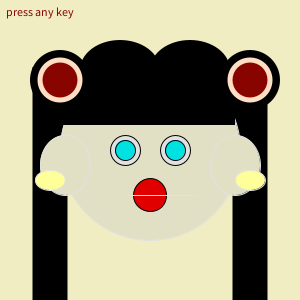
Frame 1 (no input)
Frame 60 (the mouse pressed at the canvas centre just before this capture): identical to frame 1, image omitted
Frame 120 (the mouse held since frame 60 and released just before this capture): identical to frame 1, image omitted

The Processing sketch that drew this single still picture (run headless with seeded random() and noise(); from frame 60 on, the mouse is pressed at the canvas centre):

// Processing sketch: processing_135390
// ── processing_135390.pde

boolean flipFlop = false;
String keyPrompt = "press any key";
float eyeBallDiam[] = { 20, 40};
float pupilDiam[] = { 5, 20};
float eyeBrowLoc[] = {60, 5};
float mouthWidth[] = {40, 33};
float headWidth[] = {125, 200};
float headHeight[] = {175, 225};
float hairColor[] = { 0, 255, 0, 255, 0, 255};
float _hairColorR = 0;
float _hairColorG = 0;
float _hairColorB = 0;
float _eyeBallDiam = 30;
float _pupilDiam = 15;
float _eyeBrowLoc = 5;
float _mouthWidth = 33;
float _headWidth = 150;
float _headHeight = 200;





void setup() {
  size(300, 300);
  background(44, 200, 250);
  textSize(12);
}
void draw() {
  makeFace();
  smooth();
  text(keyPrompt, -145, -135);
}

void keyPressed() {
  _eyeBallDiam = random(eyeBallDiam[0], eyeBallDiam[1]);
  _pupilDiam = random(pupilDiam[0], pupilDiam[1]);
  _eyeBrowLoc = random(eyeBrowLoc[0], eyeBrowLoc[1]);
  _mouthWidth = random(mouthWidth[0], mouthWidth[1]);
  _headWidth = random(headWidth[0], headWidth[1]);
  _headHeight = random(headHeight[0], headHeight[1]);
  _hairColorR = random(hairColor[0], hairColor[1]);
  _hairColorG = random(hairColor[2], hairColor[3]);
  _hairColorB = random(hairColor[4], hairColor[5]);


  keyPrompt = ("");
}


//myfunction

void makeFace() {
  background(240, 237, 194);
  noStroke();
  rectMode(CENTER);
  // this is important - changes zero location for all future coordinates
  translate(150, 150);


  //tails
  fill(_hairColorR, _hairColorG, _hairColorB);
  //fill(225, 225, 0);
  rect(width/3, height/9, 35, 250);
  rect(-width/3, height/7, 35, 250);

  //face
  fill(225, 223, 196);
  stroke(225);
  ellipse(0, 0, 180, 180);
  


  //rectMode(CENTER);
  //fill(30,200,30);
  //noStroke();
  //rect(0,0, 200, 150);



  //eyes
  fill(225);
  stroke(0);
  ellipse(-25, 0, _eyeBallDiam, _eyeBallDiam);
  ellipse(25, 0, _eyeBallDiam, _eyeBallDiam);
  fill(0, 225, 225);
  ellipse(-25, 0, 20, 20);
  ellipse(25, 0, 20, 20);




  //lips
  fill(225, 0, 0);
  ellipse(0, 45, _mouthWidth, _mouthWidth);
  fill(225, 223, 196);
  stroke(225);
  line(45, 45, -25, 45);

  //earsthings
  stroke(225);
  ellipse(-85, 15, 50, 60);
  ellipse(85, 15, 50, -60);
  fill(255, 255, 153);
  ellipse(-100, 30, 30, 20);
  ellipse(100, 30, -30, 20);

  //hair
  fill(_hairColorR, _hairColorG, _hairColorB);
  noStroke();
  ellipse(100, -70, 60, 60);
  ellipse(-90, -70, 60, 60);
  rect(-10, -50, 190, 50);
  ellipse(40, -80, 80, 60);
  ellipse(-30, -80, 80, 60);
  fill(hairColor[1], 223, 196);
  //noStroke();
  ellipse(100, -70, 45, 45);
  ellipse(-90, -70, 45, 45);
  fill(135, 4, 0);
  noStroke();
  ellipse(100, -70, 35, 35);
  ellipse(-90, -70, 35, 35);



  //brows
  //fill(112, 65, 57);
  //noStroke();
 // rect(-80, -40, _eyeBrowLoc, _eyeBrowLoc);
 // rect(10, -40, _eyeBrowLoc, _eyeBrowLoc);
}
